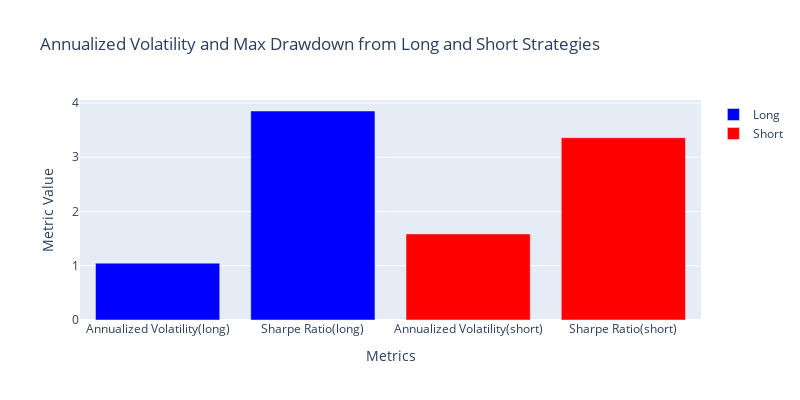

The cell this chart's notebook holds for it:
### Code cell
# Annualized Volatility and Max Drawdown from Long and Short Strategies
# Create a figure
fig = go.Figure()

# Add bars for the Long Strategy - Volatility and Drawdown
fig.add_trace(go.Bar(
    x=["Annualized Volatility(long)", "Sharpe Ratio(long)"], 
    y=[long_momentum_strategy_test.annualized_volatility_value, long_momentum_strategy_test.sharpe_ratio_value],
    name="Long",
    marker_color='blue'
))

# Add bars for the Short Strategy - Volatility and Drawdown
fig.add_trace(go.Bar(
    x=["Annualized Volatility(short)", "Sharpe Ratio(short)"], 
    y=[short_momentum_strategy_test.annualized_volatility_value, short_momentum_strategy_test.sharpe_ratio_value],
    name="Short",
    marker_color='red'
))

# Update layout for grouped bars
fig.update_layout(
    title="Annualized Volatility and Max Drawdown from Long and Short Strategies",
    xaxis_title="Metrics",
    yaxis_title="Metric Value",
    barmode='group',  # Group bars side-by-side
    width=800,
    height=400
)

# Show the plot
fig.show()

### Figure 1 — Plotly figure (JSON) as saved in the notebook; plotly's stock layout.template omitted (floating-point values rounded to 4 significant figures)
{"data": [{"marker": {"color": "blue"}, "name": "Long", "type": "bar", "x": ["Annualized Volatility(long)", "Sharpe Ratio(long)"], "y": [1.048, 3.852]}, {"marker": {"color": "red"}, "name": "Short", "type": "bar", "x": ["Annualized Volatility(short)", "Sharpe Ratio(short)"], "y": [1.587, 3.359]}], "layout": {"barmode": "group", "height": 400, "title": {"text": "Annualized Volatility and Max Drawdown from Long and Short Strategies"}, "width": 800, "xaxis": {"title": {"text": "Metrics"}}, "yaxis": {"title": {"text": "Metric Value"}}}}
